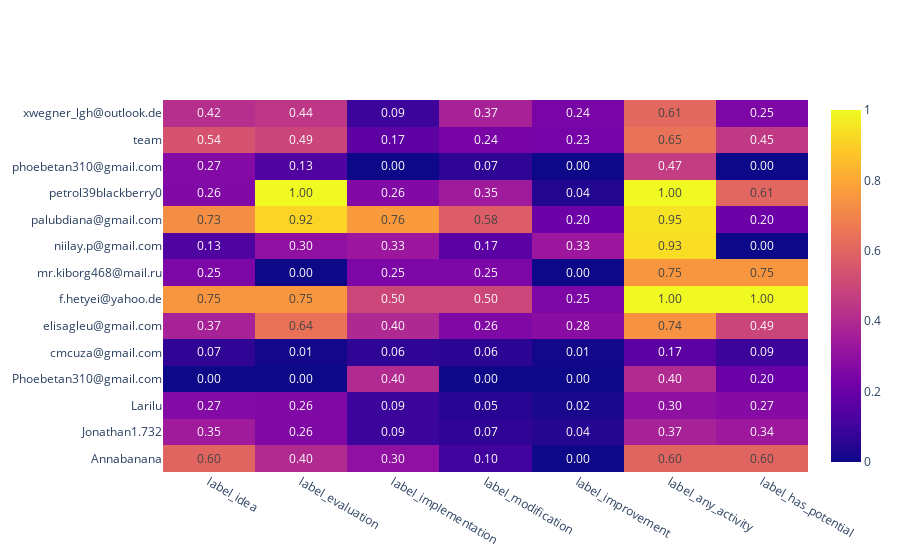

Source (notebook cell):
### Code cell
label_stats.plot_label_counts_by_labeller()
